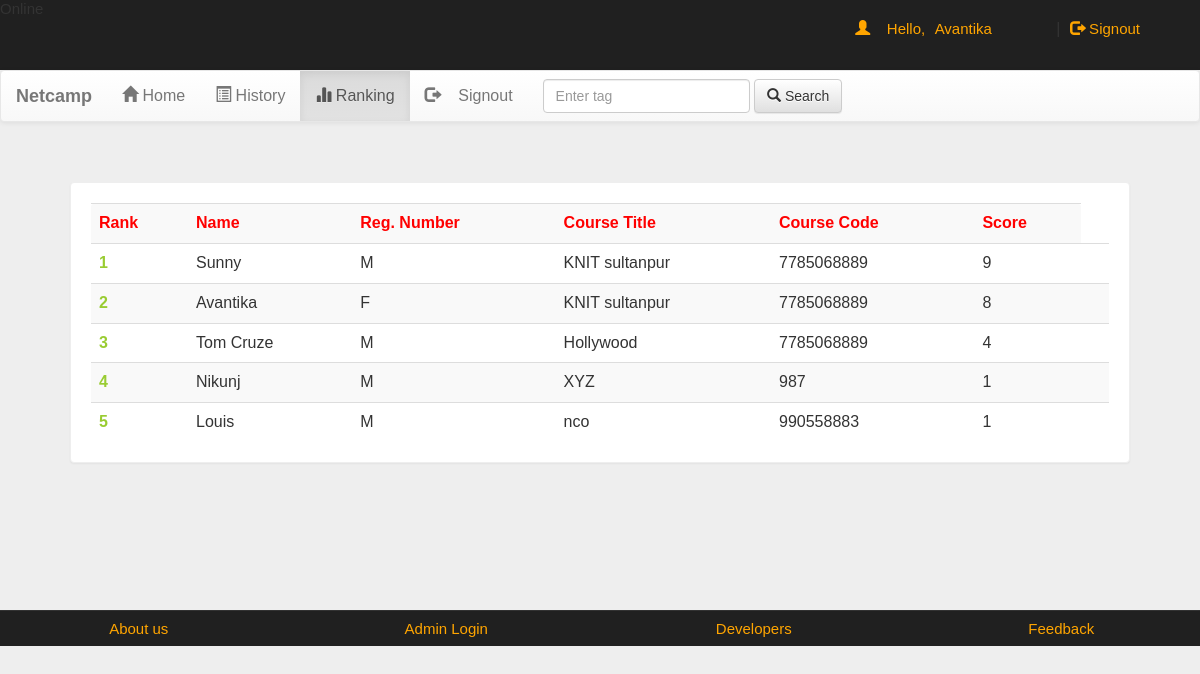
/account.php?q=3 (signed in), run on the app's committed database.
### tables this page shows
CREATE TABLE `user` (
  `name` varchar(50) NOT NULL,
  `gender` varchar(5) NOT NULL,
  `college` varchar(100) NOT NULL,
  `email` varchar(50) NOT NULL,
  `mob` bigint(20) NOT NULL,
  `password` varchar(50) NOT NULL
);

CREATE TABLE `rank` (
  `email` varchar(50) NOT NULL,
  `score` int(11) NOT NULL,
  `time` timestamp NOT NULL DEFAULT current_timestamp() ON UPDATE current_timestamp()
);

### account.php (the view, shortened to what this page needs)
<!DOCTYPE html PUBLIC "-//W3C//DTD XHTML 1.0 Transitional//EN" "http://www.w3.org/TR/xhtml1/DTD/xhtml1-transitional.dtd">
<html xmlns="http://www.w3.org/1999/xhtml">
<head>
<link  rel="stylesheet" href="css/bootstrap.min.css"/>
 <link  rel="stylesheet" href="css/bootstrap-theme.min.css"/>
 <link rel="stylesheet" href="css/main.css">
 <link  rel="stylesheet" href="css/font.css">
</head>
<body>
<div class="header">
<div class="row">
<div class="col-lg-6">
<span class="logo">Online</span></div>
<div class="col-md-4 col-md-offset-2">
 <?php
 include_once 'dbConnection.php';
  if(!(isset($_SESSION['email']))){
header("location:index.php");
}
else
{
$name = $_SESSION['name'];
echo '<span class="pull-right top title1" ><span class="log1"><span class="glyphicon glyphicon-user" aria-hidden="true"></span>&nbsp;&nbsp;&nbsp;&nbsp;Hello,</span> <a href="account.php?q=1" class="log log1">'.$name.'</a>&nbsp;|&nbsp;<a href="logout.php?q=account.php" class="log"><span class="glyphicon glyphicon-log-out" aria-hidden="true"></span>&nbsp;Signout</button></a></span>';
}?>
</div>
</div></div>
<div class="bg">
<nav class="navbar navbar-default title1">
  <div class="container-fluid">
    <div class="navbar-header">
      <a class="navbar-brand" href="#"><b>Netcamp</b></a>
    </div>
    <div class="collapse navbar-collapse" id="bs-example-navbar-collapse-1">
      <ul class="nav navbar-nav">
        <li <?php if(@$_GET['q']==1) echo'class="active"'; ?> ><a href="account.php?q=1"><span class="glyphicon glyphicon-home" aria-hidden="true"></span>&nbsp;Home<span class="sr-only">(current)</span></a></li>
        <li <?php if(@$_GET['q']==2) echo'class="active"'; ?>><a href="account.php?q=2"><span class="glyphicon glyphicon-list-alt" aria-hidden="true"></span>&nbsp;History</a></li>
		<li <?php if(@$_GET['q']==3) echo'class="active"'; ?>><a href="account.php?q=3"><span class="glyphicon glyphicon-stats" aria-hidden="true"></span>&nbsp;Ranking</a></li>
		<li class="pull-right"> <a href="logout.php?q=account.php"><span class="glyphicon glyphicon-log-out" aria-hidden="true"></span>&nbsp;&nbsp;&nbsp;&nbsp;Signout</a></li>
		</ul>
            <form class="navbar-form navbar-left" role="search">
        <div class="form-group">
          <input type="text" class="form-control" placeholder="Enter tag ">
        </div>
        <button type="submit" class="btn btn-default"><span class="glyphicon glyphicon-search" aria-hidden="true"></span>&nbsp;Search</button>
      </form>
      </div>
  </div>
</nav>
<div class="container">
<div class="row">
<div class="col-md-12">
<?php
if(@$_GET['q']== 3)
{
$q=mysqli_query($con,"SELECT * FROM rank  ORDER BY score DESC " )or die('Error223');
echo  '<div class="panel title"><div class="table-responsive">
<table class="table table-striped title1" >
<tr style="color:red"><td><b>Rank</b></td><td><b>Name</b></td><td><b>Reg. Number</b></td><td><b>Course Title</b></td><td><b>Course Code</b></td><td><b>Score</b></td></tr>';
$c=0;
while($row=mysqli_fetch_array($q) )
{
$e=$row['email'];
$s=$row['score'];
$q12=mysqli_query($con,"SELECT * FROM user WHERE email='$e' " )or die('Error231');
while($row=mysqli_fetch_assoc($q12) )
{
$name=$row['name'];
$gender=$row['gender'];
$college=$row['college'];
$code=$row['mob'];
$c++;
echo '<tr><td style="color:#99cc32"><b>'.$c.'</b></td><td>'.$name.'</td><td>'.$gender.'</td><td>'.$college.'</td><td>'.$code.'</td><td>'.$s.'</td><td>';
}
}
echo '</table></div></div>';}
?>
</div></div></div></div>
<div class="row footer">
<div class="col-md-3 box">
<a href="http://www.projectworlds.in/online-examination" target="_blank">About us</a>
</div>
<div class="col-md-3 box">
<a href="#" data-toggle="modal" data-target="#login">Admin Login</a></div>
<div class="col-md-3 box">
<a href="#" data-toggle="modal" data-target="#developers">Developers</a>
</div>
<div class="col-md-3 box">
<a href="feedback.php" target="_blank">Feedback</a></div></div>
</body>
</html>

### css/main.css (style rules this page uses)
body { overflow-x:hidden; width:100%; font: 15px "Century Gothic", "Times Roman", sans-serif; background:#eee; min-height:550px; background-attachment:fixed; }
.bg { min-height:540px; }
.panel { border-color:#eee; margin:40px; padding:20px; font: 15px "Century Gothic", "Times Roman", sans-serif; }
.title { font-family:'typo'; }
.header { background:#202020; height:70px; }
.title1 { font: 16px "Century Gothic", "Times Roman", sans-serif; }
.footer { font-size:15px; text-align:center; border-top:1px solid; border-color:#323232; background-color:#202020; }
.footer a { margin:25px; color:orange; text-decoration:none; font: 15px "Century Gothic", "Times Roman", sans-serif; }
.box { padding:9px; }
.top { margin-top:20px; }
.log1 { font: 15px 'Ubuntu', sans-serif; color:orange; margin-left:10px; }
.log { margin:10px; margin-right:60px; margin-left:5px; color:orange; text-decoration:none; font-size:20px; font-size:15px; }

### data on the page
rank: score "9"
user: name "Sunny", gender "M", college "KNIT sultanpur", mob "7785068889"
rank: score "8"
user: name "Avantika", gender "F", college "KNIT sultanpur", mob "7785068889"
rank: score "4"
user: name "Tom Cruze", gender "M", college "Hollywood", mob "7785068889"
rank: score "1"
user: name "Nikunj", gender "M", college "XYZ", mob "987"
rank: score "1"
user: name "Louis", gender "M", college "nco", mob "990558883"

### other printed values
$name "Avantika"
